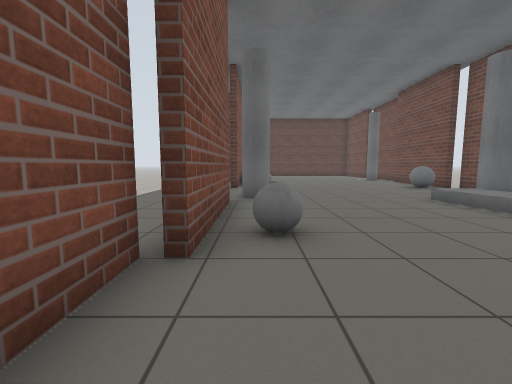
[1] (above)

14 first-person views from a walk through a Gazebo world. The camera is 0.94 m above the floor, tilts 6° down and sees 90° across. The floor is counted in squares, 1 m on a side. Each view is taken from the middle of a square. On the plan, view 1 faces up. The plan holds only what a view shows up to about 10 squares ahead; the rest is blank.

[2]
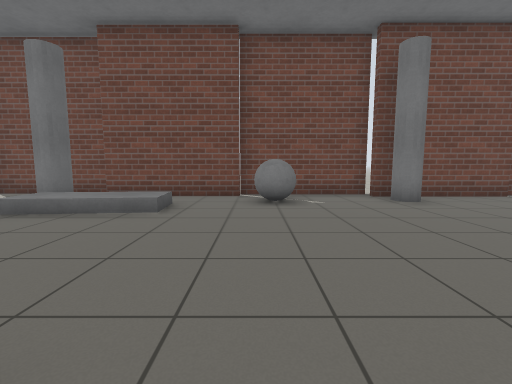

[3]
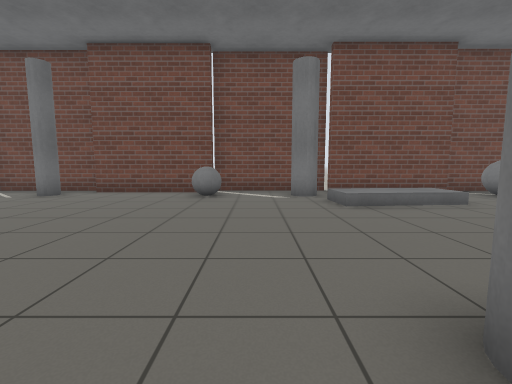

[4]
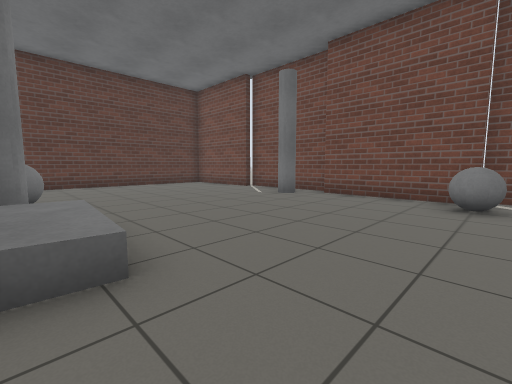

[5]
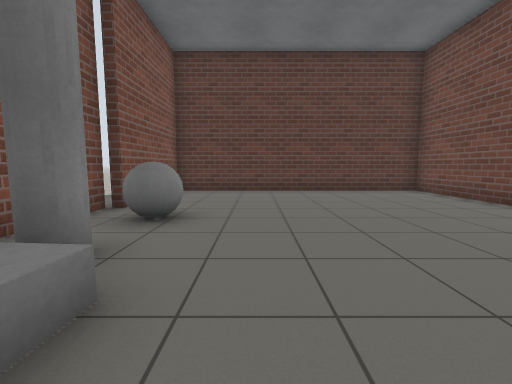

[6]
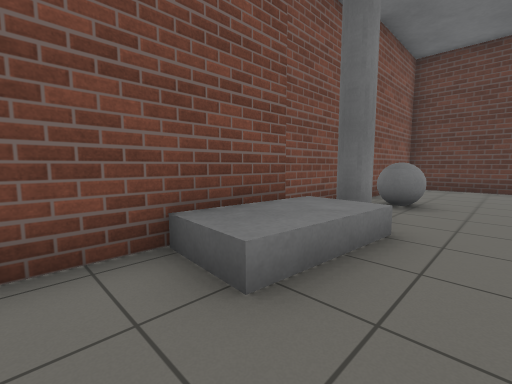

[7]
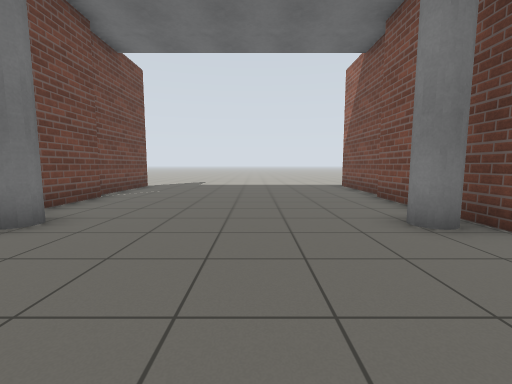

[8]
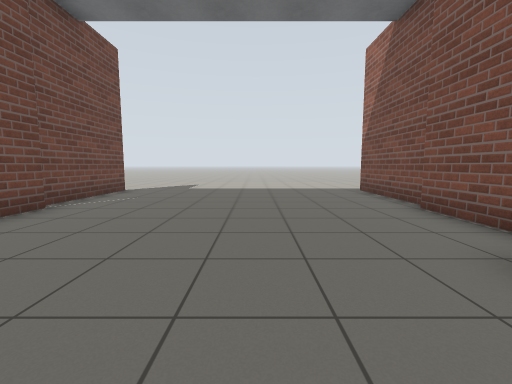

[9]
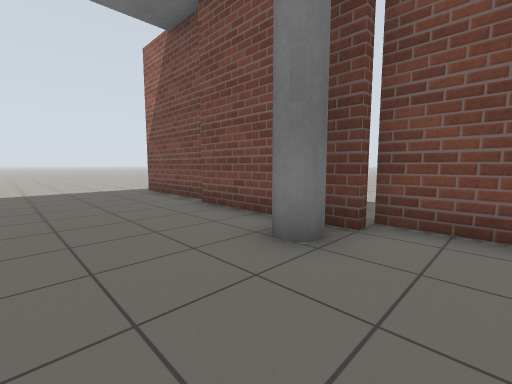

[10]
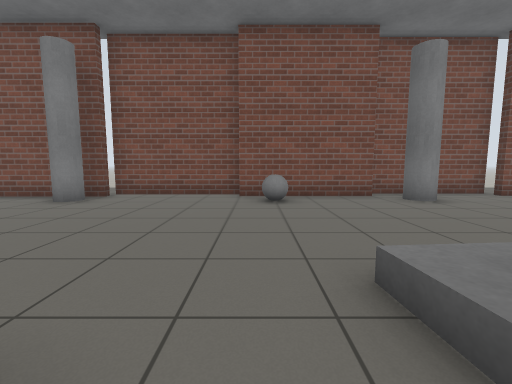

[11]
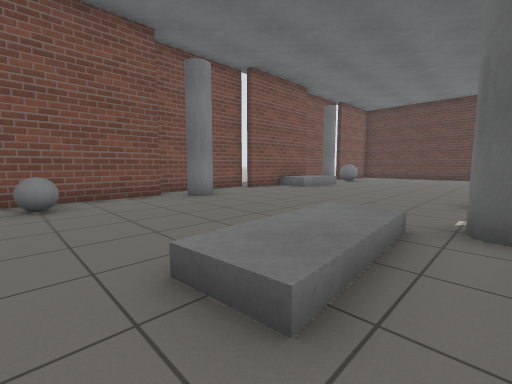

[12]
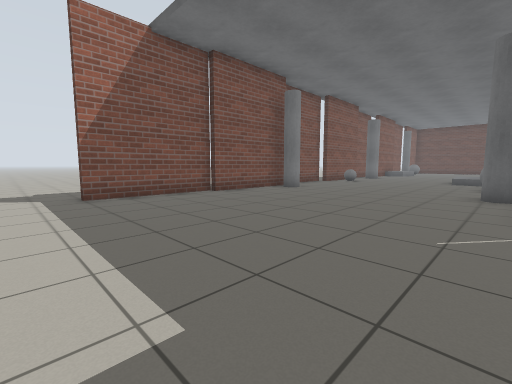

[13]
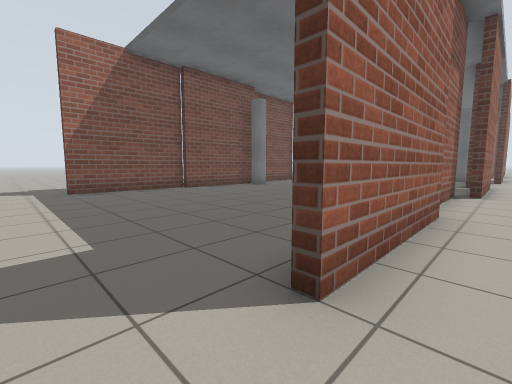

[14]
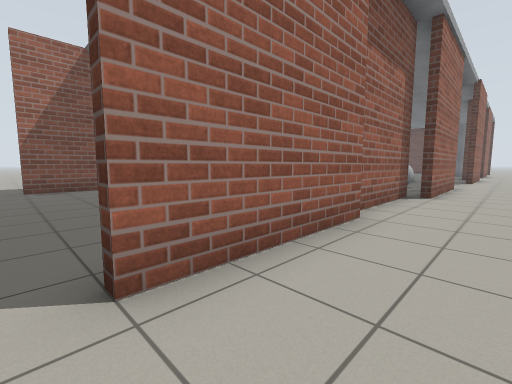

### Floor plan
Points are (right, up) in squares from view 1. A wall is a line through its corners. A room is listed if a view was taken in it or the views show most of it. See-through windows are left out.
Room 1 (views 1, 2, 3, 4, 5, 6, 7, 8, 9, 10, 11, 12)
walls: (-0.8, 6.6) (-0.8, 2.5); (-1.2, 2.5) (-1.2, -1.5); (7.8, 2.4) (7.8, 6.5); (8.4, 6.4) (8.4, 10.5); (-1.4, 10.6) (-1.4, 6.8); (7.8, 10.4) (7.8, 14.5); (-0.6, -1.4) (-0.6, -5.5); (8.2, -1.6) (8.2, 2.5); (-0.8, 14.6) (-0.8, 10.5); (-0.8, -5.4) (-0.8, -9.5); (8.2, 14.8) (8.2, 18.4); (7.6, -5.6) (7.6, -1.5); (-1.2, 18.5) (-1.2, 15.1); (7.8, 18.8) (7.8, 22.4) (-0.8, 22.4) (-0.8, 18.5); (7.8, -9.5) (7.8, -5.8)
ways out: opening at (8, -10.5) to room 2; opening at (-1, -10.5)
objects: grey pole (0, -2); grey ball (0, 3) to (0, 4); grey pole (0, 7) to (0, 8); grey box (0, 12) to (1, 14); grey pole (0, 15) to (0, 16); grey ball (0, 17) to (0, 18); grey box (5, 4) to (6, 7); grey ball (6, 1) to (7, 2); grey pole (7, -2); grey pole (7, 7) to (7, 8); grey ball (7, 10) to (7, 11); grey pole (7, 15) to (7, 16)
Room 2 (views 13, 14)
walls: (8.4, 2.5) (8.4, -1.5); (7.8, -1.4) (7.8, -4.9); (8.1, -5.4) (8.1, -9.5)
ways out: opening at (8, -10.5) to room 1

Where each view was taken, in squares from view 1:
view 1: 0 up, 0 right, facing up
view 2: 2 up, 0 right, facing right
view 3: 9 up, 1 left, facing right
view 4: 10 up, 0 right, facing up-right
view 5: 13 up, 2 right, facing up
view 6: 11 up, 2 right, facing up-left
view 7: 2 up, 3 right, facing down
view 8: 0 up, 3 right, facing down
view 9: 0 up, 3 right, facing down-left
view 10: 3 up, 7 right, facing left
view 11: 3 up, 7 right, facing up-left
view 12: 11 down, 7 right, facing up-left
view 13: 11 down, 9 right, facing up-left
view 14: 10 down, 10 right, facing up-left
